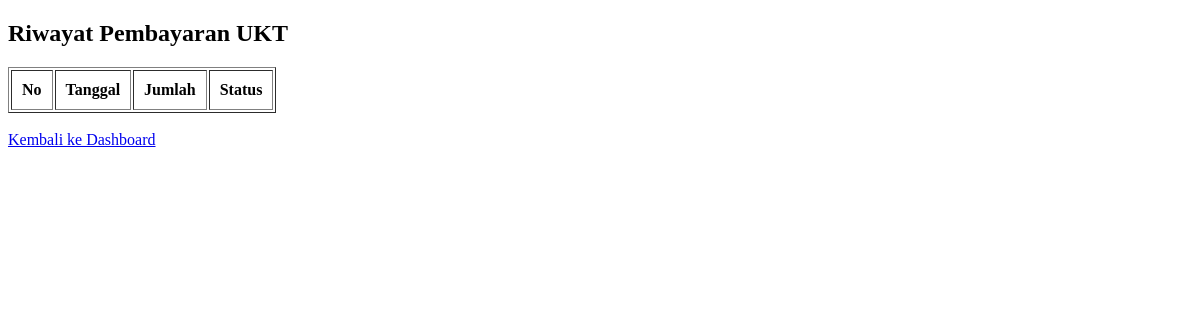
Page /riwayat.php (signed in) on the earlier database version.
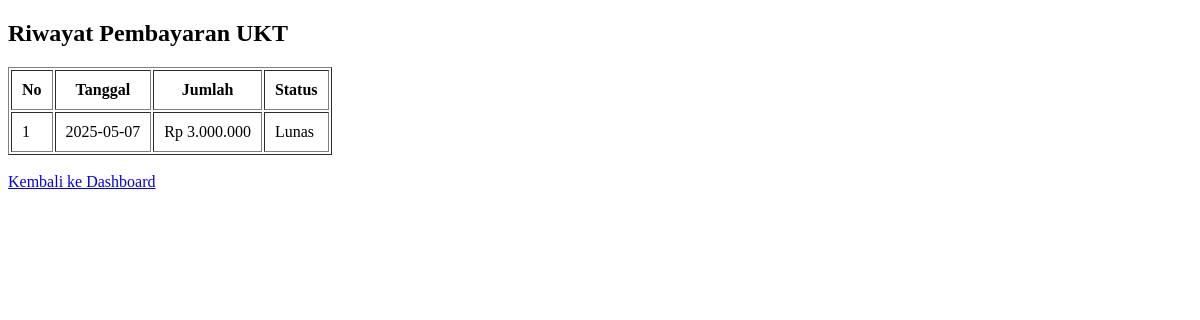
Same page on the later database version.
### tables this page shows
CREATE TABLE `pembayaran` (
  `id_pembayaran` int(11) NOT NULL,
  `nim` varchar(15) DEFAULT NULL,
  `tanggal` date DEFAULT curdate(),
  `jumlah` bigint(20) NOT NULL,
  `status` enum('Lunas','Pending') DEFAULT 'Lunas'
);

### riwayat.php (the view, shortened to what this page needs)
<?php
include 'koneksi.php';
$nim = $_SESSION['nim'];
$query = mysqli_query($koneksi, "SELECT * FROM pembayaran WHERE nim='$nim' ORDER BY tanggal DESC");
?>
<!DOCTYPE html>
<html>
<head>
</head>
<body>
    <h2>Riwayat Pembayaran UKT</h2>
    <table border="1" cellpadding="10">
        <tr>
            <th>No</th>
            <th>Tanggal</th>
            <th>Jumlah</th>
            <th>Status</th>
        </tr>
        <?php
        $no = 1;
        while ($data = mysqli_fetch_array($query)) {
        ?>
        <tr>
            <td><?= $no++ ?></td>
            <td><?= $data['tanggal'] ?></td>
            <td>Rp <?= number_format($data['jumlah'], 0, ',', '.') ?></td>
            <td><?= $data['status'] ?></td>
        </tr>
        <?php } ?>
    </table>
    <br>
    <a href="dashboard.php">Kembali ke Dashboard</a>
</body>
</html>

Differences in the rows shown:
added pembayaran: tanggal "2025-05-07", jumlah "3.000.000", status "Lunas"
